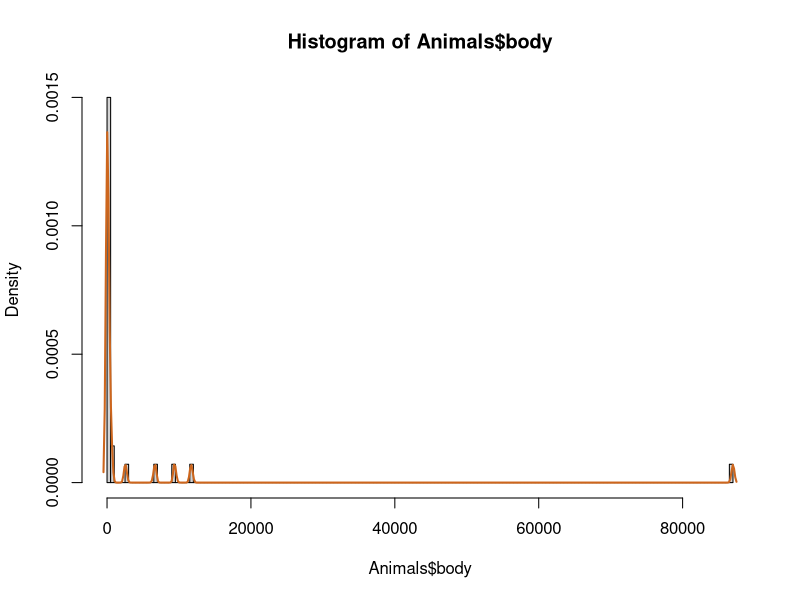
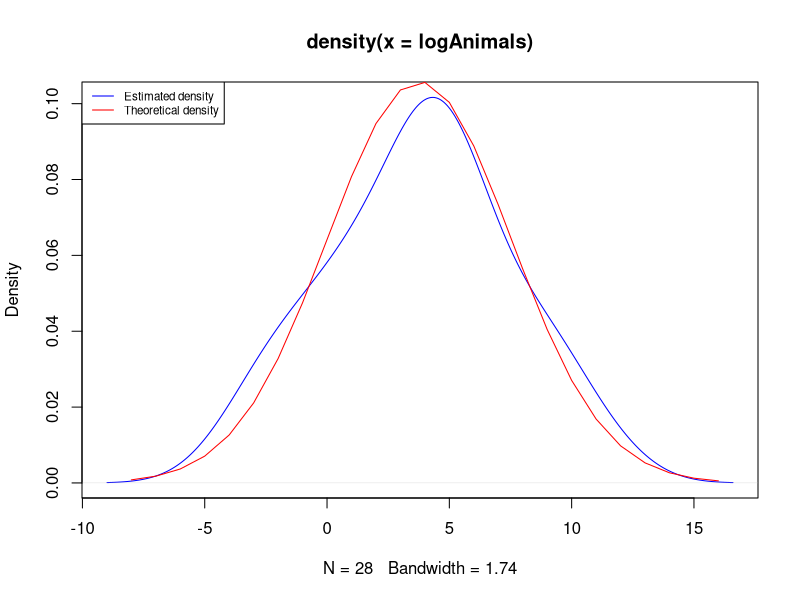

The R script that drew these images, in order:
# 2. Data whose distribution is close to lognormal are common. Size measurements of biological
# organisms often have this character. As an example, consider the measurements of
# body weight (body),in the data frame Animals (MASS). Begin by drawing a histogram of
# the untransformed values,and overlaying a density curve. Then
library(MASS)
hist(Animals$body, freq=FALSE, breaks=125)
lines(density(Animals$body), lwd = 2, col = "chocolate3")
# (a) Draw an estimated density curve for the logarithms of the values.

logAnimals <- log(Animals$body)
plot(density(logAnimals), col="blue")

# (b) Determine the mean and standard deviation of log(Animals$body). Overlay the estimated
# density with the theoretical density for a normal distribution with the mean
# and standard deviation just obtained.

av <- mean(logAnimals)
sdv <- sd(logAnimals)
# 99.7% of data observed following a normal distribution lies 
#within 3 standard deviations of the mean.
x <- pretty(c(av - 3 * sdv, av + 3 * sdv),30)
lines(x, dnorm(x, mean = av, sd = sdv), col="red")
legend("topleft", legend=c("Estimated density", "Theoretical density"),
       col=c("blue", "red"), lty=1:1, cex=0.7)